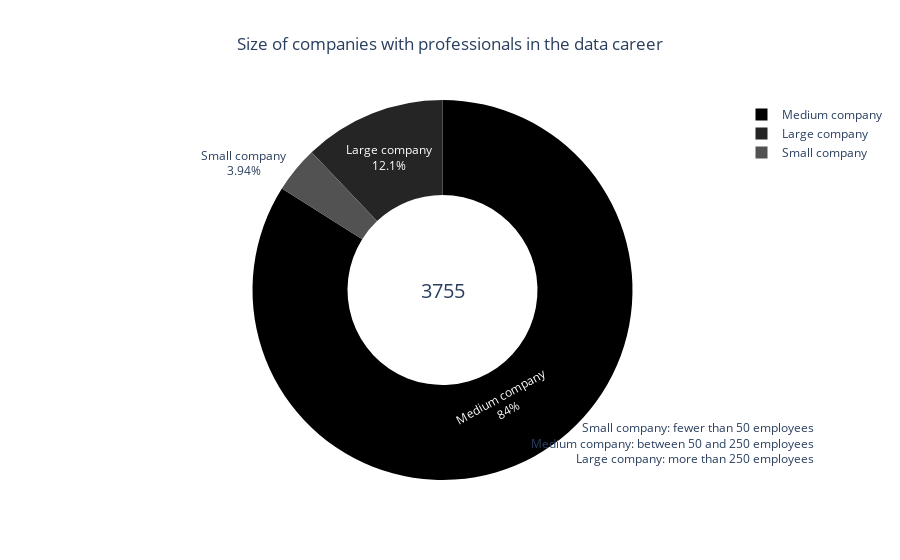

The notebook cell saved with this chart:
### Code cell
data = df["company_size"].replace(
    {"S": "Small company", "M": "Medium company", "L": "Large company"}
)

# counts of unique values
unique_values = data.value_counts()

# frequency of values and the labels
freq = unique_values.values
labels = unique_values.index.values
# cria o dicionário de siglas e nomes por extenso
continentes = {
    "NA": "North America",
    "EU": "Europe",
    "AS": "Asia",
    "SA": "South America",
    "AF": "Africa",
    "OC": "Oceania",
}
# sum of total experience levels
total = sum(freq)

# Cria a anotação com o valor total
annotation = dict(font=dict(size=20), showarrow=False, text=str(total), x=0.5, y=0.5)

# Criar o gráfico de rosca
data = [
    go.Pie(
        labels=labels,
        values=freq,
        hole=0.5,
        marker=dict(colors=list(reversed(colors.sequential.Greys))),
        textinfo="percent+label",
        insidetextorientation="auto",
        hoverinfo="label+value",
    )
]

# Cria a anotação com o valor total
annotation = dict(font=dict(size=20), showarrow=False, text=str(total), x=0.5, y=0.5)

layout = go.Layout(
    title={
        "text": "Size of companies with professionals in the data career",
        "x": 0.5,
    },
    annotations=[
        {
            "text": "Small company: fewer than 50 employees<br>"
            "Medium company: between 50 and 250 employees<br>"
            "Large company: more than 250 employees",
            "showarrow": False,
            "x": 1.15,
            "y": 0.03,
            "xref": "paper",
            "yref": "paper",
            "align": "right",
        },
        dict(font=dict(size=20), showarrow=False, text=str(total), x=0.5, y=0.5),
    ],
)

# Adicionar título
fig = go.Figure(data=data, layout=layout)

# Mostrar o gráfico
fig.show()

### Figure 1 — Plotly figure (JSON) as saved in the notebook; plotly's stock layout.template omitted (floating-point values rounded to 4 significant figures)
{"data": [{"hole": 0.5, "hoverinfo": "label+value", "insidetextorientation": "auto", "labels": ["Medium company", "Large company", "Small company"], "marker": {"colors": ["rgb(0,0,0)", "rgb(37,37,37)", "rgb(82,82,82)", "rgb(115,115,115)", "rgb(150,150,150)", "rgb(189,189,189)", "rgb(217,217,217)", "rgb(240,240,240)", "rgb(255,255,255)"]}, "textinfo": "percent+label", "type": "pie", "values": [3153, 454, 148]}], "layout": {"annotations": [{"align": "right", "showarrow": false, "text": "Small company: fewer than 50 employees<br>Medium company: between 50 and 250 employees<br>Large company: more than 250 employees", "x": 1.15, "xref": "paper", "y": 0.03, "yref": "paper"}, {"font": {"size": 20}, "showarrow": false, "text": "3755", "x": 0.5, "y": 0.5}], "title": {"text": "Size of companies with professionals in the data career", "x": 0.5}}}
